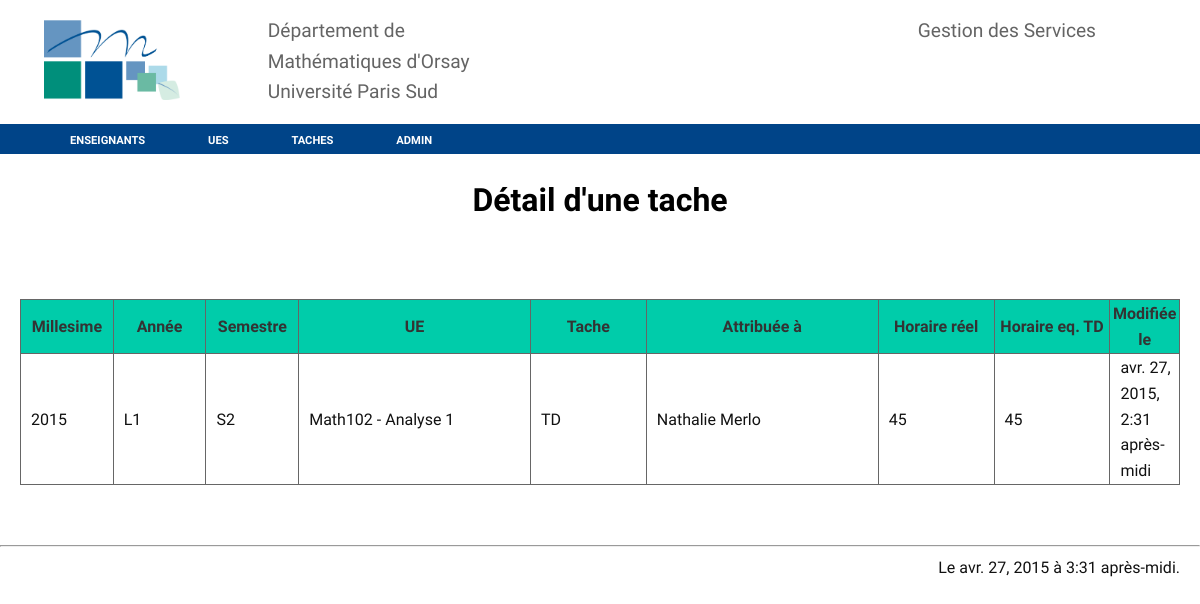
Page /tache/10 on the committed database.
### services/models.py (models this page shows, shortened)
class Tache(models.Model):
    ue = models.ForeignKey(Ue)
    attribué_à = models.ForeignKey(Enseignant)
    nature = models.CharField(max_length = 20, choices = nature_tache)
    horaire_reel = models.IntegerField()
    horaire_eqtd = models.IntegerField(blank = True, null = True)
    modifié_le = models. DateTimeField(auto_now = True)
    depuis = models.IntegerField(default=0)
    millesime = models.IntegerField(default=timezone.now().year)

class Ue(models.Model):
    titre = models.CharField(max_length = 100)
    code = models.CharField(max_length = 20)
    année = models.CharField(max_length = 20, choices = année)
    semestre = models.CharField(max_length = 20, choices = semestre)
    description = models.CharField(max_length = 255, blank=True, null=True)
    responsable = models.ForeignKey(Enseignant)
    spécialité = models.CharField(max_length = 20,blank=True, null=True)
    horaire_total = models.IntegerField(default=0)
    horaire_cours = models.IntegerField(default=0)
    horaire_td = models.IntegerField(default=0)
    horaire_tp = models.IntegerField(default=0)
    horaire_intégré = models.IntegerField(default=0)
    horaire_soutien = models.IntegerField(default=0)
    horaire_coordination = models.IntegerField(default=0)
    nombre_td = models.IntegerField(default=0)
    nombre_tp = models.IntegerField(default=0)
    nombre_cours = models.IntegerField(default=0)
    nombre_intégré = models.IntegerField(default=0)
    nombre_soutien = models.IntegerField(default=0)
    millesime = models.IntegerField(default=timezone.now().year)
    def __str__(self):
        return ('{0} - {1}'.format(self.code, self.titre))
    class Meta():
        unique_together = ( 'code', 'millesime')

class Enseignant(models.Model):
    nom = models.CharField(max_length = 100)
    prenom = models.CharField(max_length = 100)
    grade = models.CharField(max_length = 100)
    service_du = models.IntegerField (default = 192)
    decharge = models.IntegerField (default = 0)
    commentaire = models.CharField(max_length = 255, blank= True)
    arrivé_en = models.DateField(default='2000-09-01')
    photo = models.ImageField(blank=True)
    attribué = models.IntegerField (default = 0)
    bilan = models.IntegerField (default = 0)
    millesime = models.IntegerField (default = timezone.now().year)
    class Meta():
        unique_together = ("nom", "prenom", "millesime")
    def __str__(self):
        return ('{1} {0}'.format(self.nom, self.prenom))

### services/views.py (the view)
# urls.py: url(r'^tache/(?P<pk>\d+$)$', views.TacheDetailView.as_view(),name='tache-view'),
class TacheDetailView(generic.DetailView):
    model = Tache
    template_name = 'tache_detail.html'
    exclude = ()
    def get_context_data(self, **kwargs):
        context = super(TacheDetailView, self).get_context_data(**kwargs)
        context['datetime'] = timezone.now()
        return context

### services/templates/tache_detail.html (shortened to what this page needs)
{% extends "base.html" %}
{% block content %}
<h1>Détail d'une tache</h1>
<br/><br/>
<table>
<tr>
	<th style="width: 8%;">Millesime</th>
	<th style="width: 8%;">Année</th>
	<th style="width: 8%;">Semestre</th>
	<th style="width: 20%;"> UE</th>
	<th style="width: 10%;"> Tache</th>
	<th style="width: 20%;"> Attribuée à</th>
	<th style="width: 10%;"> Horaire réel</th>
	<th style="width: 10%;"> Horaire eq. TD</th>
	<th style="width: 20%;"> Modifiée le</th>
</tr>
<tr>
<td>{{tache.millesime}}</td>
<td>{{tache.ue.année}}</td>
<td>{{tache.ue.semestre}}</td>
<td>{{tache.ue}}</td>
<td>{{tache.nature}}</td>
<td>{{tache.attribué_à}}</td>
<td>{{tache.horaire_reel}}</td>
<td>{{tache.horaire_eqtd}}</td>
<td>{{tache.modifié_le}}</td>
</tr>
</table>
{% endblock %}

### services/static/services/trstyle.css (style rules this page uses)
body { background-color: #fff; font: 16px/1.6 'Oxygen',sans-serif; color: #111; margin: 0px; min-width:1000px; min-height: 1300px; z-index: 1000; }
h1 { text-align: center; color: #000; }
table { display: flex; border-collapse: collapse; margin-left: 20px; margin-right: 20px; }
td { border: 1px solid #666; width: 140px; text-align: left; padding-left:10px; }
th { border: 1px solid #666; width: 100px; font-style: bold; color:#333; background-color: #0CA; }

### rows in the picture
Tache: millesime "2015", ue.année "L1", ue.semestre "S2", ue "Math102 - Analyse 1", nature "TD", attribué_à "Nathalie Merlo", horaire_reel "45", horaire_eqtd "45", modifié_le "avr. 27, 2015, 2:31 après-midi"

### other values in the picture
{{ datetime|date:"DATE_FORMAT" }} "avr. 27, 2015"
{{ datetime|time:"TIME_FORMAT" }} "3:31 après-midi"
